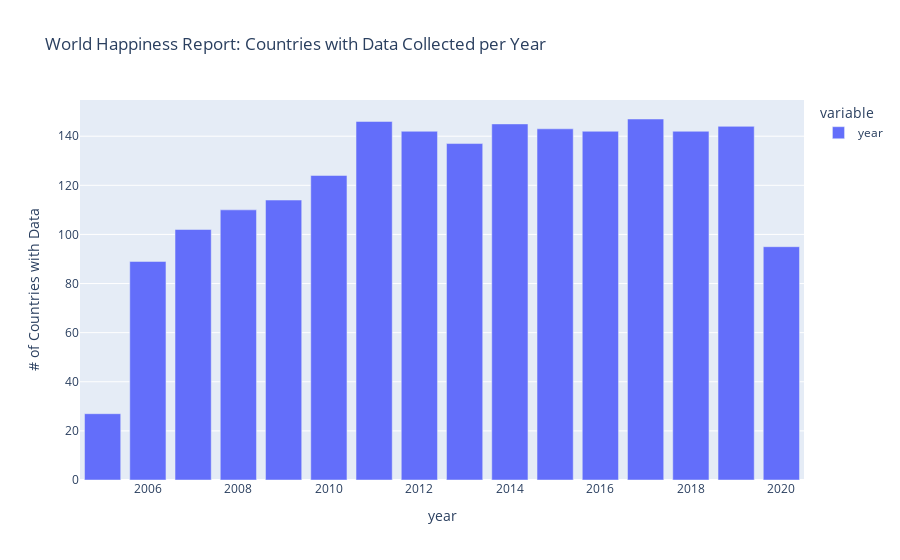

Source (notebook cell):
### Code cell
fig = px.bar(df_by_year.year.value_counts(), title="World Happiness Report: Countries with Data Collected per Year", 
             labels={'index':'year','value':'# of Countries with Data'}, hover_data={'variable':False})
fig.show()

### Figure 1 — Plotly figure (JSON) as saved in the notebook; plotly's stock layout.template omitted (floating-point values rounded to 4 significant figures)
{"data": [{"alignmentgroup": "True", "customdata": [["year"], ["year"], ["year"], ["year"], ["year"], ["year"], ["year"], ["year"], ["year"], ["year"], ["year"], ["year"], ["year"], ["year"], ["year"], ["year"]], "hovertemplate": "year=%{x}<br># of Countries with Data=%{y}<extra></extra>", "legendgroup": "year", "marker": {"color": "#636efa"}, "name": "year", "offsetgroup": "year", "orientation": "v", "showlegend": true, "textposition": "auto", "type": "bar", "x": [2017, 2011, 2014, 2019, 2015, 2018, 2016, 2012, 2013, 2010, 2009, 2008, 2007, 2020, 2006, 2005], "xaxis": "x", "y": [147, 146, 145, 144, 143, 142, 142, 142, 137, 124, 114, 110, 102, 95, 89, 27], "yaxis": "y"}], "layout": {"barmode": "relative", "legend": {"title": {"text": "variable"}, "tracegroupgap": 0}, "title": {"text": "World Happiness Report: Countries with Data Collected per Year"}, "xaxis": {"anchor": "y", "domain": [0, 1], "title": {"text": "year"}}, "yaxis": {"anchor": "x", "domain": [0, 1], "title": {"text": "# of Countries with Data"}}}}
